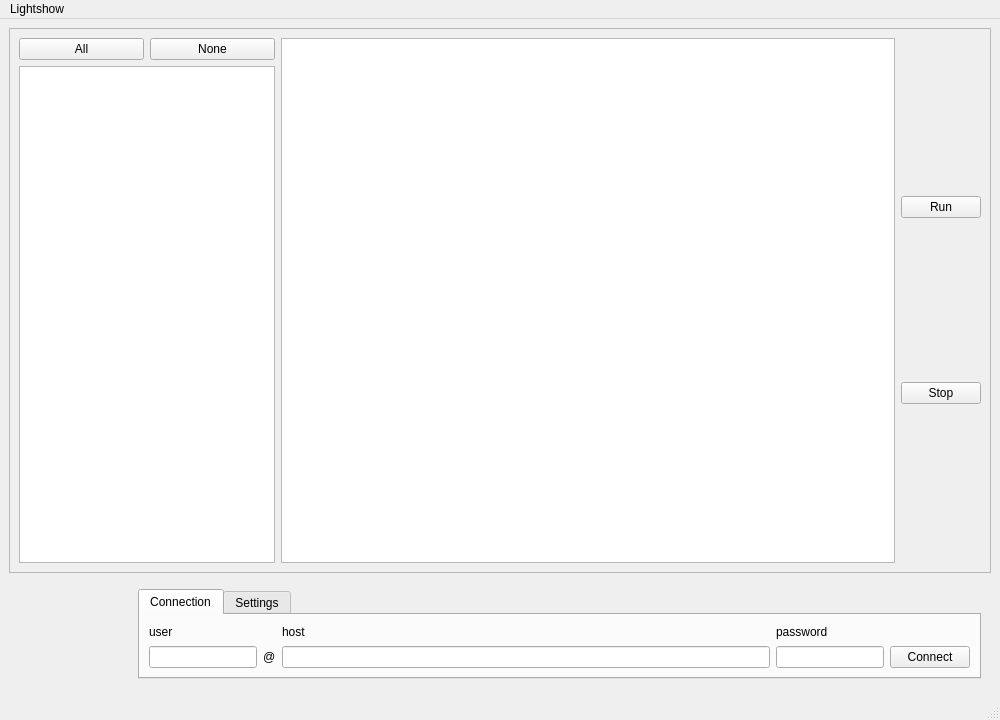
<?xml version="1.0" encoding="UTF-8"?>
<ui version="4.0">
 <class>MainWindow</class>
 <widget class="QMainWindow" name="MainWindow">
  <property name="geometry">
   <rect>
    <x>0</x>
    <y>0</y>
    <width>1000</width>
    <height>720</height>
   </rect>
  </property>
  <property name="sizePolicy">
   <sizepolicy hsizetype="Preferred" vsizetype="Preferred">
    <horstretch>0</horstretch>
    <verstretch>0</verstretch>
   </sizepolicy>
  </property>
  <property name="windowTitle">
   <string>Lightshow für Freifunk Router</string>
  </property>
  <property name="windowIcon">
   <iconset resource="gui.qrc">
    <normaloff>:/icons/icons/icon.ico</normaloff>:/icons/icons/icon.ico</iconset>
  </property>
  <widget class="QWidget" name="centralwidget">
   <property name="sizePolicy">
    <sizepolicy hsizetype="Preferred" vsizetype="Preferred">
     <horstretch>0</horstretch>
     <verstretch>0</verstretch>
    </sizepolicy>
   </property>
   <layout class="QVBoxLayout" name="verticalLayout">
    <item>
     <widget class="QFrame" name="frame_upper">
      <property name="frameShape">
       <enum>QFrame::StyledPanel</enum>
      </property>
      <property name="frameShadow">
       <enum>QFrame::Raised</enum>
      </property>
      <layout class="QGridLayout" name="gridLayout_3">
       <item row="0" column="0">
        <layout class="QHBoxLayout" name="layout_upper">
         <item>
          <layout class="QVBoxLayout" name="verticalLayout_3">
           <item>
            <layout class="QGridLayout" name="gridLayout_2">
             <item row="0" column="0">
              <widget class="QPushButton" name="btn_all">
               <property name="text">
                <string>All</string>
               </property>
              </widget>
             </item>
             <item row="0" column="1">
              <widget class="QPushButton" name="btn_none">
               <property name="text">
                <string>None</string>
               </property>
              </widget>
             </item>
            </layout>
           </item>
           <item>
            <widget class="QListWidget" name="list_leds">
             <property name="sizePolicy">
              <sizepolicy hsizetype="Fixed" vsizetype="Expanding">
               <horstretch>0</horstretch>
               <verstretch>0</verstretch>
              </sizepolicy>
             </property>
             <property name="tabKeyNavigation">
              <bool>true</bool>
             </property>
             <property name="selectionMode">
              <enum>QAbstractItemView::MultiSelection</enum>
             </property>
             <property name="selectionBehavior">
              <enum>QAbstractItemView::SelectRows</enum>
             </property>
             <property name="iconSize">
              <size>
               <width>24</width>
               <height>24</height>
              </size>
             </property>
             <property name="movement">
              <enum>QListView::Static</enum>
             </property>
             <property name="flow">
              <enum>QListView::TopToBottom</enum>
             </property>
             <property name="isWrapping" stdset="0">
              <bool>true</bool>
             </property>
             <property name="spacing">
              <number>10</number>
             </property>
             <property name="viewMode">
              <enum>QListView::IconMode</enum>
             </property>
            </widget>
           </item>
          </layout>
         </item>
         <item>
          <widget class="QPlainTextEdit" name="edt_script">
           <property name="sizePolicy">
            <sizepolicy hsizetype="Expanding" vsizetype="Expanding">
             <horstretch>0</horstretch>
             <verstretch>0</verstretch>
            </sizepolicy>
           </property>
          </widget>
         </item>
         <item>
          <layout class="QVBoxLayout" name="verticalLayout_2">
           <item>
            <widget class="QPushButton" name="btn_run">
             <property name="text">
              <string>Run</string>
             </property>
            </widget>
           </item>
           <item>
            <widget class="QPushButton" name="btn_stop">
             <property name="text">
              <string>Stop</string>
             </property>
            </widget>
           </item>
          </layout>
         </item>
        </layout>
       </item>
      </layout>
     </widget>
    </item>
    <item>
     <layout class="QGridLayout" name="gridLayout">
      <property name="sizeConstraint">
       <enum>QLayout::SetMaximumSize</enum>
      </property>
      <property name="margin">
       <number>10</number>
      </property>
      <item row="0" column="0">
       <widget class="QLabel" name="label_7">
        <property name="sizePolicy">
         <sizepolicy hsizetype="Fixed" vsizetype="Fixed">
          <horstretch>0</horstretch>
          <verstretch>0</verstretch>
         </sizepolicy>
        </property>
        <property name="minimumSize">
         <size>
          <width>113</width>
          <height>80</height>
         </size>
        </property>
        <property name="text">
         <string notr="true"/>
        </property>
        <property name="pixmap">
         <pixmap resource="gui.qrc">:/icons/icons/logo.png</pixmap>
        </property>
        <property name="alignment">
         <set>Qt::AlignCenter</set>
        </property>
       </widget>
      </item>
      <item row="0" column="1">
       <widget class="QTabWidget" name="tabWidget">
        <property name="sizePolicy">
         <sizepolicy hsizetype="Expanding" vsizetype="Minimum">
          <horstretch>0</horstretch>
          <verstretch>0</verstretch>
         </sizepolicy>
        </property>
        <property name="currentIndex">
         <number>0</number>
        </property>
        <widget class="QWidget" name="tab_connection">
         <attribute name="title">
          <string>Connection</string>
         </attribute>
         <layout class="QGridLayout" name="gridLayout_4">
          <item row="2" column="5">
           <widget class="QLineEdit" name="input_password">
            <property name="sizePolicy">
             <sizepolicy hsizetype="Minimum" vsizetype="Fixed">
              <horstretch>0</horstretch>
              <verstretch>0</verstretch>
             </sizepolicy>
            </property>
            <property name="echoMode">
             <enum>QLineEdit::Password</enum>
            </property>
           </widget>
          </item>
          <item row="2" column="6">
           <widget class="QPushButton" name="btn_connect">
            <property name="text">
             <string>Connect</string>
            </property>
            <property name="icon">
             <iconset resource="gui.qrc">
              <normaloff>:/icons/icons/red.png</normaloff>:/icons/icons/red.png</iconset>
            </property>
           </widget>
          </item>
          <item row="2" column="2">
           <widget class="QLineEdit" name="input_routerip">
            <property name="text">
             <string/>
            </property>
           </widget>
          </item>
          <item row="2" column="0">
           <widget class="QLineEdit" name="input_user">
            <property name="sizePolicy">
             <sizepolicy hsizetype="Minimum" vsizetype="Fixed">
              <horstretch>0</horstretch>
              <verstretch>0</verstretch>
             </sizepolicy>
            </property>
           </widget>
          </item>
          <item row="1" column="0">
           <widget class="QLabel" name="label_user">
            <property name="text">
             <string>user</string>
            </property>
           </widget>
          </item>
          <item row="1" column="2">
           <widget class="QLabel" name="label_host">
            <property name="text">
             <string>host</string>
            </property>
           </widget>
          </item>
          <item row="1" column="5">
           <widget class="QLabel" name="label_password">
            <property name="text">
             <string>password</string>
            </property>
           </widget>
          </item>
          <item row="2" column="1">
           <widget class="QLabel" name="label">
            <property name="text">
             <string>@</string>
            </property>
           </widget>
          </item>
         </layout>
        </widget>
        <widget class="QWidget" name="tab_settings">
         <attribute name="title">
          <string>Settings</string>
         </attribute>
         <layout class="QGridLayout" name="gridLayout_5">
          <item row="1" column="0">
           <widget class="QLineEdit" name="input_path"/>
          </item>
          <item row="0" column="0">
           <widget class="QLabel" name="_path">
            <property name="text">
             <string>Path</string>
            </property>
           </widget>
          </item>
         </layout>
         <zorder>label_host</zorder>
         <zorder>input_path</zorder>
         <zorder>_path</zorder>
        </widget>
       </widget>
      </item>
     </layout>
    </item>
   </layout>
  </widget>
  <widget class="QMenuBar" name="menubar">
   <property name="geometry">
    <rect>
     <x>0</x>
     <y>0</y>
     <width>1000</width>
     <height>27</height>
    </rect>
   </property>
   <widget class="QMenu" name="menuLightshow">
    <property name="title">
     <string>Lightshow</string>
    </property>
    <addaction name="actionLoad"/>
    <addaction name="actionSave"/>
   </widget>
   <addaction name="menuLightshow"/>
  </widget>
  <widget class="QStatusBar" name="statusbar"/>
  <action name="actionLoad">
   <property name="text">
    <string>Load</string>
   </property>
  </action>
  <action name="actionSave">
   <property name="text">
    <string>Save</string>
   </property>
  </action>
 </widget>
 <resources>
  <include location="gui.qrc"/>
 </resources>
 <connections/>
</ui>
